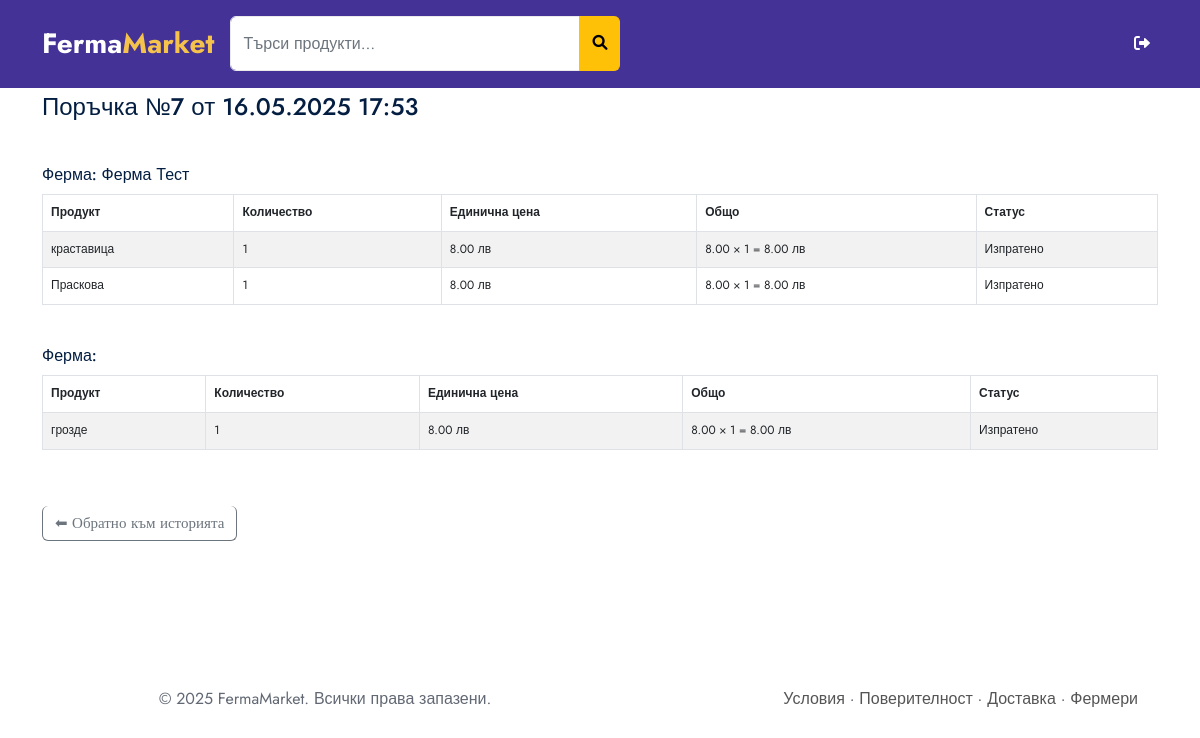
The page /orders/7/ (signed in) on the database as committed earlier.
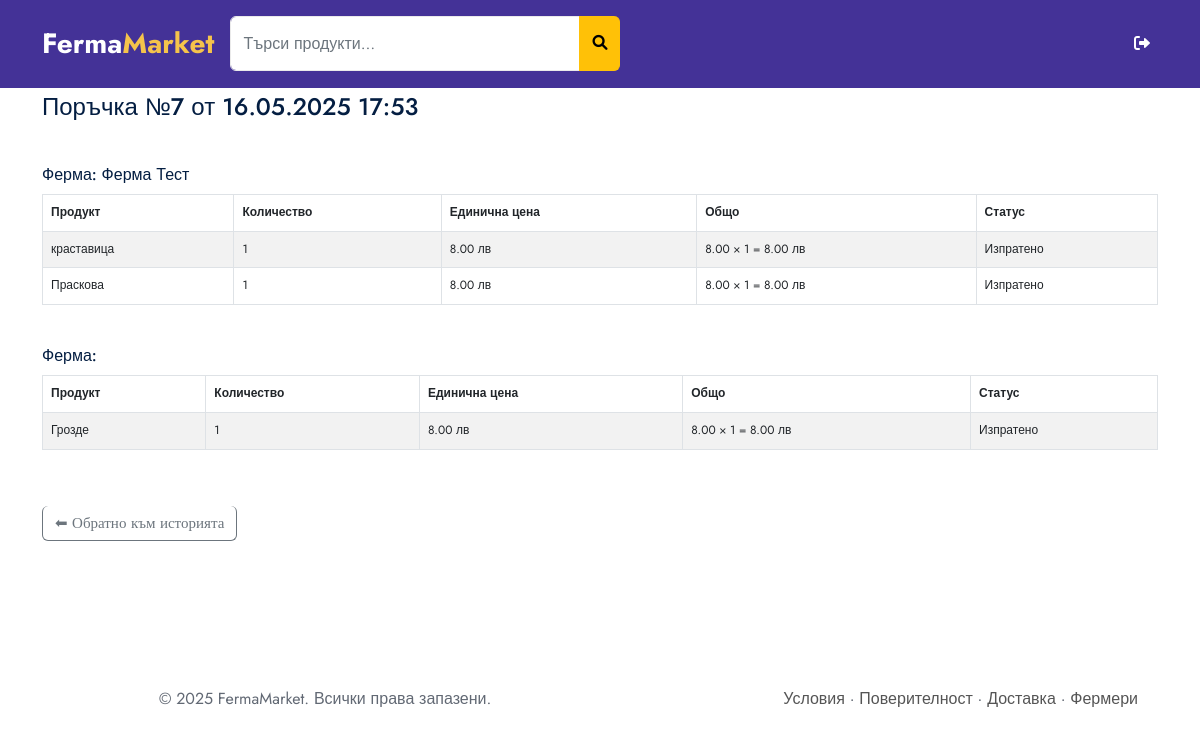
The same page on the database as committed later.
### fermamarket/orders/models.py (models this page shows)
class OrderItem(models.Model):
    STATUS_CHOICES = [
        ('Pending', 'Очаква се'),
        ('Sent', 'Изпратено'),
    ]
    order = models.ForeignKey('Order', on_delete=models.CASCADE, related_name='items')
    product = models.ForeignKey('farmers.Product', on_delete=models.CASCADE)
    quantity = models.PositiveIntegerField()
    price = models.DecimalField(max_digits=10, decimal_places=2)
    farmer = models.ForeignKey('farmers.FarmerProfile', on_delete=models.CASCADE)
    status = models.CharField(max_length=10, choices=STATUS_CHOICES, default='Pending')

### fermamarket/farmers/models.py (models this page shows, shortened)
class Product(models.Model):
    farmer = models.ForeignKey(FarmerProfile, on_delete=models.CASCADE, related_name='products')
    category = models.ForeignKey(Category, on_delete=models.SET_NULL, null=True, blank=True, related_name='products')
    title = models.CharField(max_length=255)
    description = models.TextField()
    price = models.DecimalField(max_digits=8, decimal_places=2)
    quantity = models.PositiveIntegerField()
    image = models.ImageField(upload_to='product_images/', blank=True, null=True)
    created_at = models.DateTimeField(default=timezone.now)
    weight = models.DecimalField(
        max_digits=6,
        decimal_places=2,
        null=True, blank=True,
        help_text="Тегло или количество (напр. в кг)"
    )
    weight_unit = models.CharField(
        max_length=10,
        choices=[('kg', 'кг'), ('g', 'гр'), ('l', 'литра'), ('pcs', 'брой')],
        default='kg',
        help_text="Мярка за тегло/обем"
    )

### fermamarket/orders/views.py (the view)
# urls.py: path('<int:order_id>/', views.order_details, name='order_details'),
@login_required
def order_details(request, order_id):
    order = get_object_or_404(Order, id=order_id, client=request.user.clientprofile)
    items = order.items.select_related('product', 'farmer')
    for item in items:
        item.subtotal = item.price * item.quantity
    return render(request, 'clients/order_details.html', {
        'order': order,
        'items': items,
    })

### templates/clients/order_details.html (shortened to what this page needs)
{% extends "base.html" %}
{% block content %}
<section class="pt60 pb60">
  <div class="container">
    <h3 class="mb40">Поръчка №{{ order.id }} от {{ order.created_at|date:"d.m.Y H:i" }}</h3>
    {% regroup items by farmer as farm_groups %}
    {% for group in farm_groups %}
      <h5 class="mt-4">Ферма: {{ group.grouper.farm_name }}</h5>
      <div class="table-responsive mb-4">
        <table class="table table-bordered table-striped">
          <thead class="thead-dark">
            <tr>
              <th>Продукт</th>
              <th>Количество</th>
              <th>Единична цена</th>
              <th>Общо</th>
              <th>Статус</th>
            </tr>
          </thead>
          <tbody>
            {% for item in group.list %}
              <tr>
                <td>{{ item.product.title }}</td>
                <td>{{ item.quantity }}</td>
                <td>{{ item.price }} лв</td>
                <td>{{ item.price|floatformat:2 }} × {{ item.quantity }} = {{ item.subtotal|floatformat:2 }} лв</td>
                <td>{{ item.get_status_display }}</td>
              </tr>
            {% endfor %}
          </tbody>
        </table>
      </div>
    {% endfor %}
    <a href="{% url 'order_history' %}" class="btn btn-outline-secondary mt-3">⬅ Обратно към историята</a>
  </div>
</section>
{% endblock %}

Rows that differ between the two databases and show on the page:
changed through a linked row, OrderItem: product "грозде" → "Грозде"
